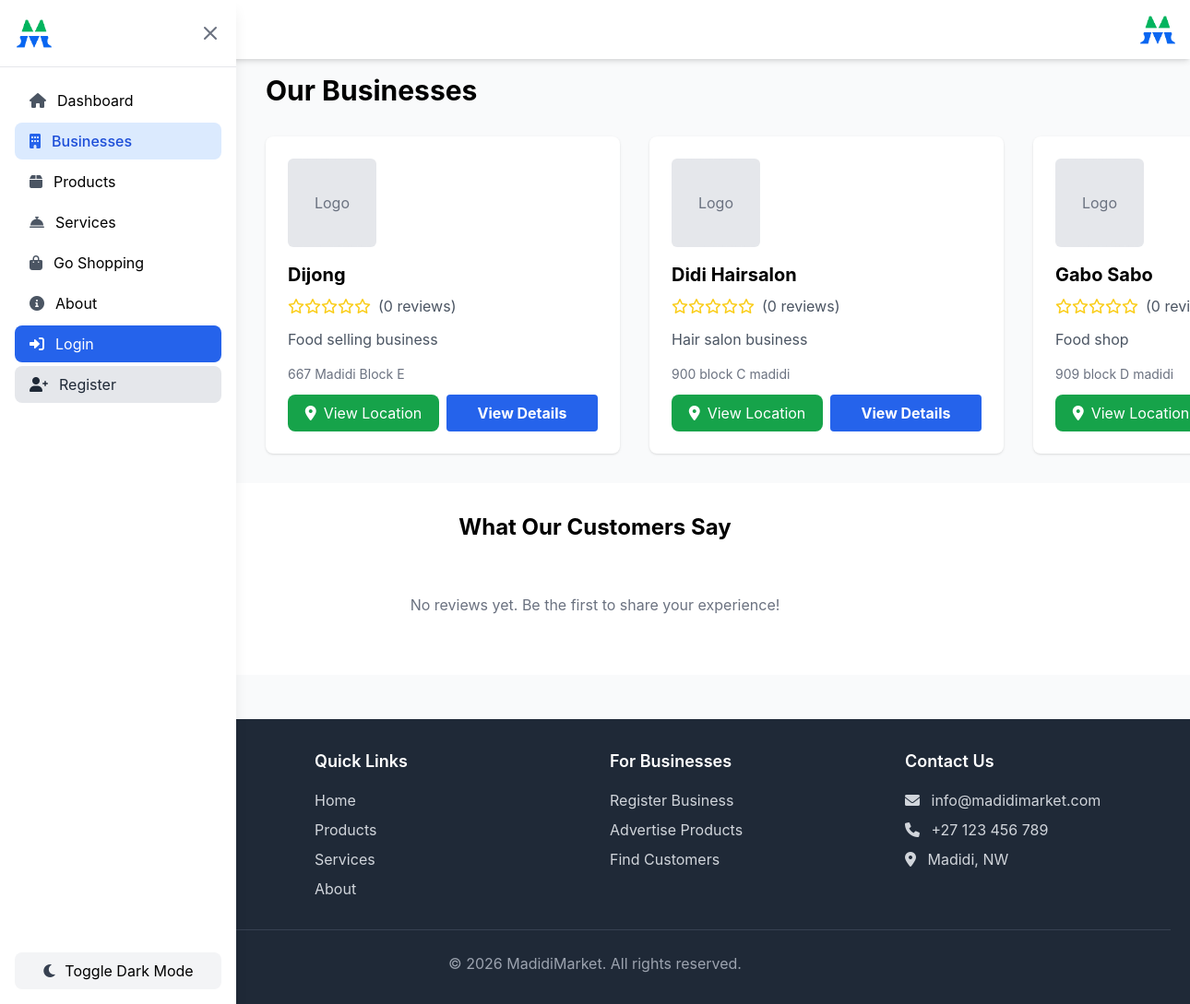
Screenshot of /businesses/ with the database file from the repository.
### marketplace/models.py (models this page shows, shortened)
class Business(models.Model):
    owner = models.ForeignKey(User, on_delete=models.CASCADE, related_name='businesses')
    name = models.CharField(max_length=200)
    description = models.TextField()
    address = models.TextField()
    phone_number = models.CharField(max_length=15)
    email = models.EmailField()
    logo = models.ImageField(upload_to='business_logos/', blank=True, null=True)
    latitude = models.DecimalField(max_digits=9, decimal_places=6, blank=True, null=True, help_text="Latitude for map location")
    longitude = models.DecimalField(max_digits=9, decimal_places=6, blank=True, null=True, help_text="Longitude for map location")
    is_active = models.BooleanField(default=True)
    created_at = models.DateTimeField(auto_now_add=True)
    updated_at = models.DateTimeField(auto_now=True)

### marketplace/views.py (the view)
# urls.py: path('businesses/', views.business_list, name='business_list'),
def business_list(request):
    businesses = Business.objects.filter(is_active=True).select_related('owner__userprofile')
    for business in businesses:
        reviews = business.reviews.all()
        if reviews.exists():
            business.avg_rating = sum(review.rating for review in reviews) / reviews.count()
        else:
            business.avg_rating = 0
    context = {
        'businesses': businesses,
    }
    return render(request, 'marketplace/business_list.html', context)

### marketplace/context_processors.py (called while the page is built)
def cart_context(request):
    if request.user.is_authenticated:
        try:
            cart = Cart.objects.get(customer=request.user)
            cart_items_count = cart.items.count()
        except Cart.DoesNotExist:
            cart = None
            cart_items_count = 0
        return {
            'cart': cart,
            'cart_items_count': cart_items_count,
        }
    else:
        return {
            'cart': None,
            'cart_items_count': 0,
        }

def review_context(request):
    from django.db.models import Count, Q
    recent_reviews = Review.objects.select_related('reviewer', 'business').annotate(
        num_likes=Count('review_likes', filter=Q(review_likes__is_like=True)),
        num_dislikes=Count('review_likes', filter=Q(review_likes__is_like=False))
    ).order_by('-created_at')[:6]
    return {
        'recent_reviews': recent_reviews,
    }

def admin_notification_context(request):
    if request.user.is_authenticated and (request.user.is_staff or hasattr(request.user, 'userprofile') and request.user.userprofile.user_type == 'admin'):
        from .models import UserProfile
        pending_approvals = UserProfile.objects.filter(
            user_type='business_owner',
            is_approved=False
        ).count()
        return {
            'pending_approvals_count': pending_approvals,
        }
    else:
        return {
            'pending_approvals_count': 0,
        }

### marketplace/templates/marketplace/business_list.html (shortened to what this page needs)
{% extends 'marketplace/base.html' %}
{% load static %}
{% block content %}
<div class="container mx-auto px-4">
    <h1 class="text-3xl font-bold mb-8">Our Businesses</h1>
    {% if businesses %}
        <div class="grid grid-cols-1 md:grid-cols-2 lg:grid-cols-3 gap-8">
            {% for business in businesses %}
            <div class="bg-white rounded-lg shadow p-6 hover:shadow-md transition">
                {% if business.logo %}
                    <img src="{{ business.logo.url }}" alt="{{ business.name }}" class="w-24 h-24 object-contain rounded-lg mb-4">
                {% else %}
                    <div class="bg-gray-200 border-2 border-dashed rounded-md w-24 h-24 flex items-center justify-center text-gray-500 mb-4">
                        Logo
                    </div>
                {% endif %}
                <h2 class="text-xl font-bold mb-2">{{ business.name }}</h2>
                <div class="flex items-center mb-3">
                    <div class="flex text-yellow-400">
                        {% for i in "12345" %}
                            {% if forloop.counter <= business.avg_rating|floatformat:0 %}
                                <i class="fas fa-star"></i>
                            {% else %}
                                <i class="far fa-star"></i>
                            {% endif %}
                        {% endfor %}
                    </div>
                    <span class="ml-2 text-gray-600">({{ business.reviews.count }} reviews)</span>
                </div>
                <p class="text-gray-600 mb-4">{{ business.description|truncatewords:20 }}</p>
                <div class="flex justify-between items-center mb-3">
                    <span class="text-sm text-gray-500">{{ business.address|truncatechars:30 }}</span>
                </div>
                <div class="flex gap-2">
                    <a href="{% url 'marketplace:business_map' business.id %}"
                       class="flex-1 text-center px-4 py-2 bg-green-600 text-white rounded-lg hover:bg-green-700 transition flex items-center justify-center gap-2">
                        <i class="fas fa-map-marker-alt"></i>
                        <span>View Location</span>
                    </a>
                    <a href="{% url 'marketplace:business_detail' business.id %}"
                       class="flex-1 btn-primary text-center">
                        View Details
                    </a>
                </div>
            </div>
            {% endfor %}
        </div>
    {% else %}
        <div class="text-center py-12">
            <p class="text-gray-600 text-lg">No businesses available at the moment.</p>
            <a href="{% url 'marketplace:home' %}" class="btn-primary mt-4 inline-block">Return Home</a>
        </div>
    {% endif %}
</div>
{% endblock %}

### rows the page displays
Business: logo "Logo", name "Dijong", reviews.count "0", description "Food selling business", address "667 Madidi Block E"
Business: logo "Logo", name "Didi Hairsalon", reviews.count "0", description "Hair salon business", address "900 block C madidi"
Business: logo "Logo", name "Gabo Sabo", reviews.count "0", description "Food shop", address "909 block D madidi"
